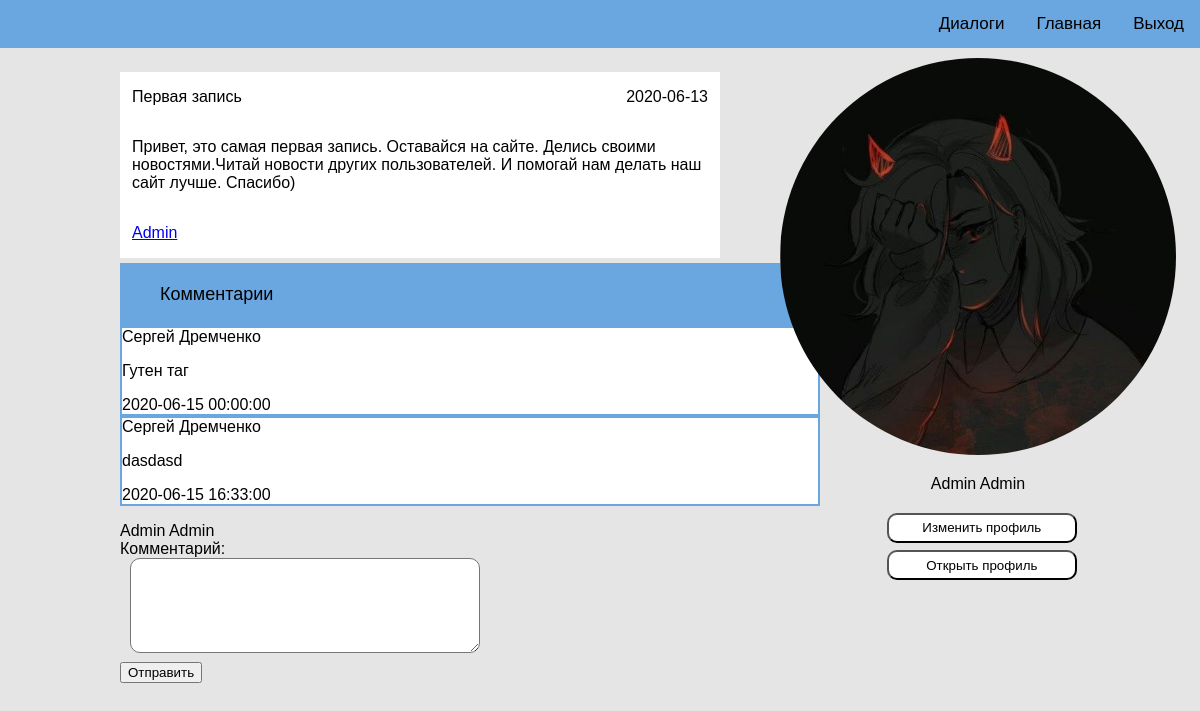
Screenshot of /post.php?post_id=1 (signed in) with the database file from the repository.
### tables this page shows
CREATE TABLE `posts` (
  `id` int(11) NOT NULL,
  `user` int(11) NOT NULL,
  `title` varchar(50) NOT NULL,
  `text` text NOT NULL,
  `date` date NOT NULL
);

CREATE TABLE `user` (
  `id` int(11) NOT NULL,
  `name` varchar(50) NOT NULL,
  `last_name` varchar(50) NOT NULL,
  `avatar` varchar(50) DEFAULT NULL,
  `login` varchar(50) NOT NULL,
  `email` varchar(50) NOT NULL,
  `password` varchar(50) NOT NULL,
  `dateOfBirth` date DEFAULT NULL,
  `dateOfRegistration` date NOT NULL,
  `description` text DEFAULT NULL
);

CREATE TABLE `comments` (
  `id` int(11) NOT NULL,
  `user_id` int(11) NOT NULL,
  `post_id` int(11) NOT NULL,
  `text` text NOT NULL,
  `date` datetime NOT NULL
);

### socset.ru/functions.php (called while the page is built, shortened)
<?php
function get_comments_for_post($id){
    global $mysql;
    $sql = "select * from comments where post_id = $id";
    $result = mysqli_query($mysql, $sql);
    return $result;
}
function get_user_id($id){
    global $mysql;
    $sql = "select * from user where id = $id";
    $result = mysqli_query($mysql, $sql);
    $author = mysqli_fetch_assoc($result);
    return $author;
}
function get_post_id($id){
    global $mysql;
    $sql = "select * from posts where id = $id";
    $result = mysqli_query($mysql, $sql);
    $post = mysqli_fetch_assoc($result);
    return $post;
}

### post.php (the view, shortened to what this page needs)
<?php
    require_once 'connect.php';
    require_once 'functions.php';
    require_once 'bloks/menu_no_search.php';
?>
<!DOCTYPE html>
<html>
<head>
    <link rel="stylesheet" href="css/home.css" type="text/css">
</head>
<body>
    <?php
        $user_id=$_COOKIE['user'];
        $user = get_user_id($user_id);
        $post_id = $_GET['post_id'];
        $post = get_post_id($post_id);
        $result = get_comments_for_post($post_id);
        if($_COOKIE['user']==''):
    ?>
    <script>
        window.location.href = 'login.php';
    </script>
    <?php else: ?>
    <div class="container">
        <div class="news">
            <div class="news1">
            <div class="name-date-time">
                    <div class="name">
                        <p><? echo $post[title]?></p>
                    </div>
                    <div class="date-time">
                        <p><? echo $post[date]?></p>
                    </div>
                </div>
                <div class="publication">
                    <p><? echo $post[text] ?></p>
                </div>
                <div class="autor">
                    <?php $author = get_user_id($post[user])  ?>
                    <p><a href="/"><?= $author[name]." ".$author[famile] ?></a></p>
                </div>
            </div>
            <div class="commentary">
                <div class="name_com">
                    <br>
                    <p class="comm_name_p">Комментарии</p>
                    <br>
                </div>
                <?php while($comment = mysqli_fetch_assoc($result)) {
                $user_c = get_user_id($comment[user_id]);
                ?>
                <div class = "comments">
                    <div class = ""><?= $user_c[name]." ".$user_c[last_name]?> </div>
                    <div class = ""> <p><?= $comment[text] ?></p> </div>
                    <div class = ""><?= $comment[date] ?></div>
                </div>
                <?php } ?>
                <div class = "comment_input">
                    <form name="comment" action="comment.php" method="post">
                        <p>
                            <label><?=$user[name]." ".$user[last_name]?></label>
                            <input type="hidden" name="user_id" value=<? echo $user_id ?> ><br/>
                            <label>Комментарий:</label>
                            <br/>
                            <textarea class="input_comment" name="text" minlength="1" required></textarea><br/>
                            <button class="btn btn-success" type="submit">Отправить</button>
                        </p>
                    </form>
                </div>
             </div>
        </div>
        <div class="user">
            <div class="avatar">
                <?php
                    if ($user[avatar]!=''){
                    echo '<img src="';
                    echo $user[avatar];
                    echo '">';
                    }else{
                        echo '<img src="avatars/no_avatar.png">';
                    }
                ?>
            </div>
            <div class="last-fers-name">
                <?php
                    echo '<p>';
                    echo $user[name];
                    echo $user[last_name];
                    echo '</p>';
                ?>
            </div>
            <div class="settings-profill">
                <button class="sett-prof" onclick='location.href="edit.php"'> Изменить профиль</button>
            </div>
            <div class="open-profill">
                <button class="open-prof"> Открыть профиль</button>
            </div>
        </div>
    </div>
    <?php endif; ?>
</body>
</html>

### socset.ru/css/menu.css (style rules this page uses)
* { box-sizing: border-box; }
body { margin: 0; font-family: Arial, Helvetica, sans-serif; }

### socset.ru/css/home.css (style rules this page uses)
body { background-color: #E5E5E5; height: auto; }
.container { display: flex; flex-direction: row; margin-left: auto; margin-right: auto; }
.news { display: flex; flex-direction: column; margin-left: 10%; margin-top: 2%; width: 50%; }
.name-date-time { display: flex; flex-direction: row; margin-left: 2%; margin-right: 2%; }
.news1 { display: flex; flex-direction: column; background-color: white; height: auto; width: auto; margin-bottom: 5px; }
.avatar { align-items: center; }
.user { position: sticky; top: 2em; display: flex; flex-direction: column; height: 800px; width: 50%; margin-left: 5%; margin-right: 2%; align-items: center; }
img { height: auto; width: 100%; border-radius: 50%; margin-top: 10px; }
.name-date-time { display: flex; flex-direction: row; justify-content: space-between; margin-right: 5ppx; margin-left: 5ppx; }
.publication { margin-left: 2%; margin-right: 2%; }
.autor { margin-left: 2%; margin-right: 2%; }
.commentary { height: auto; width: 700px; }
.name_com { height: auto; width: 700px; background-color: #6AA6DF; font-size: 18px; align-items: center; }
.comm_name_p { margin: auto auto auto 40px; }
.comments { height: auto; width: 700px; background-color: white; border: 2px solid #6AA6DF; }
.input_comment { width: 350px; height: 95px; word-wrap: normal; border-radius: 10px; margin-left: 10px; margin-bottom: 5px; margin-top: auto; font-size: 16px; }
.sett-prof { background-color: white; border-radius: 10px; height: 30px; width: 190px; margin: 2%; }
.open-prof { background-color: white; border-radius: 10px; height: 30px; width: 190px; margin: 2%; }

### rows the page displays
posts: title "Первая запись", date "2020-06-13", text "Привет, это самая первая запись. Оставайся на сайте. Делись своими новостями.Читай новости других пользователей. И помогай нам делать наш сайт лучше. Спасибо)"
user: name "Admin", last_name "Admin", avatar (picture)
comments: user.name "Сергей", user.last_name "Дремченко", text "Гутен таг", date "2020-06-15 00:00:00"
comments: user.name "Сергей", user.last_name "Дремченко", text "dasdasd", date "2020-06-15 16:33:00"
